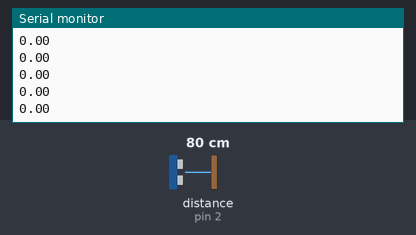
The sketch below on a simulated Arduino Uno, built with avr-gcc and run on an emulated ATmega328P. Shown: the last lines printed to the serial monitor. Wiring (inferred from the names in the program): ultrasonic range finder: trigger pin 3; echo pin 2. Inputs (shaded band) come from the test bench; at power-on: distance to the obstacle (sensor on pin 2) 80 cm. The echo pulse lasts 58.3 µs per cm.

Above: at 1.2 s.
1.3 s: distance to the obstacle (sensor on pin 2) set to 2 cm
At 1.37 s:
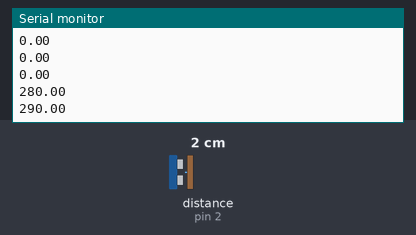
2.8 s: distance to the obstacle (sensor on pin 2) set to 4 cm
At 2.8 s:
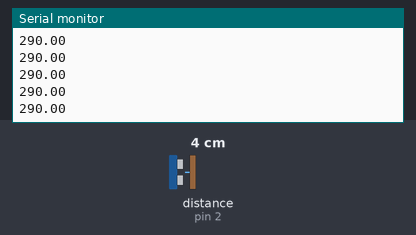
Timing chart, 0 to 5.8 s (numbered marks = the images above; inputs shaded):
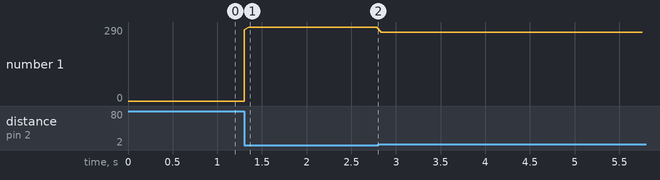

The sketch:

plane.ino
```cpp
const int trig = 3;
const int echo = 2;

float distance;
float duration;
float planePos = 200, previousPos;

void setup(){
  pinMode(trig, OUTPUT);
  pinMode(echo, INPUT);
  Serial.begin(115200);
}

void loop(){
  digitalWrite(trig, LOW);
  delayMicroseconds(2);
  digitalWrite(trig, HIGH);
  delayMicroseconds(10);
  digitalWrite(trig, LOW);

  duration = pulseIn(echo, HIGH);

  distance = duration*0.034/2;
  planePos = map(distance,0, 30, 300, 0);

  if(planePos >= 0 && planePos <= 300){
    previousPos = planePos;
    Serial.println(planePos);
    delay(50);
  }else Serial.println(previousPos);
}
```

Measured:
- after the input at 1.3 s, the serial monitor: prints a new line at once (image 1)
- plotted number 1: 0 → 290 after the input at 1.3 s, 290 → 270 after the input at 2.8 s
